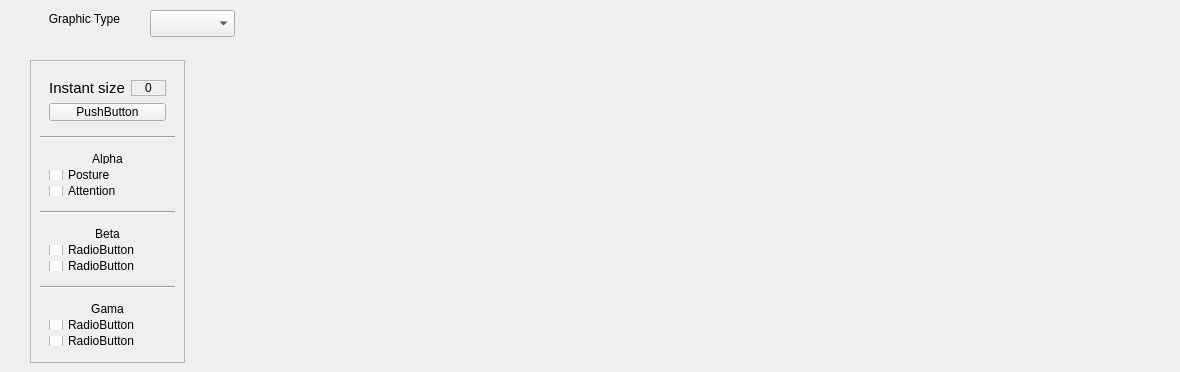
          <widget class="QWidget" name="tab_3">
           <attribute name="title">
            <string>Graphics</string>
           </attribute>
           <widget class="QComboBox" name="comboBox_4">
            <property name="geometry">
             <rect>
              <x>150</x>
              <y>10</y>
              <width>85</width>
              <height>27</height>
             </rect>
            </property>
           </widget>
           <widget class="QLabel" name="group_display">
            <property name="geometry">
             <rect>
              <x>430</x>
              <y>9</y>
              <width>741</width>
              <height>351</height>
             </rect>
            </property>
            <property name="pixmap">
             <pixmap resource="imgs.qrc">:/imgs/no-image-icon-11.PNG</pixmap>
            </property>
            <property name="scaledContents">
             <bool>true</bool>
            </property>
           </widget>
           <widget class="QLabel" name="label_161">
            <property name="geometry">
             <rect>
              <x>30</x>
              <y>10</y>
              <width>90</width>
              <height>17</height>
             </rect>
            </property>
            <property name="text">
             <string>Graphic Type</string>
            </property>
            <property name="alignment">
             <set>Qt::AlignRight|Qt::AlignTrailing|Qt::AlignVCenter</set>
            </property>
           </widget>
           <widget class="QFrame" name="frame_83">
            <property name="geometry">
             <rect>
              <x>30</x>
              <y>60</y>
              <width>155</width>
              <height>303</height>
             </rect>
            </property>
            <property name="frameShape">
             <enum>QFrame::StyledPanel</enum>
            </property>
            <property name="frameShadow">
             <enum>QFrame::Raised</enum>
            </property>
            <layout class="QVBoxLayout" name="verticalLayout_34">
             <item>
              <widget class="QWidget" name="widget_25" native="true">
               <layout class="QGridLayout" name="gridLayout_67">
                <item row="0" column="0">
                 <widget class="QLabel" name="label_246">
                  <property name="font">
                   <font>
                    <pointsize>11</pointsize>
                   </font>
                  </property>
                  <property name="text">
                   <string>Instant size</string>
                  </property>
                  <property name="alignment">
                   <set>Qt::AlignCenter</set>
                  </property>
                 </widget>
                </item>
                <item row="0" column="1">
                 <widget class="QLabel" name="label_247">
                  <property name="maximumSize">
                   <size>
                    <width>51</width>
                    <height>16</height>
                   </size>
                  </property>
                  <property name="frameShape">
                   <enum>QFrame::StyledPanel</enum>
                  </property>
                  <property name="text">
                   <string>0</string>
                  </property>
                  <property name="alignment">
                   <set>Qt::AlignCenter</set>
                  </property>
                 </widget>
                </item>
                <item row="2" column="0" colspan="2">
                 <widget class="QPushButton" name="pushButton_7">
                  <property name="text">
                   <string>PushButton</string>
                  </property>
                 </widget>
                </item>
               </layout>
              </widget>
             </item>
             <item>
              <widget class="Line" name="line_21">
               <property name="orientation">
                <enum>Qt::Horizontal</enum>
               </property>
              </widget>
             </item>
             <item>
              <widget class="QWidget" name="widget_12" native="true">
               <property name="maximumSize">
                <size>
                 <width>151</width>
                 <height>93</height>
                </size>
               </property>
               <layout class="QVBoxLayout" name="verticalLayout_35">
                <item>
                 <widget class="QLabel" name="label_248">
                  <property name="layoutDirection">
                   <enum>Qt::LeftToRight</enum>
                  </property>
                  <property name="text">
                   <string>Alpha</string>
                  </property>
                  <property name="alignment">
                   <set>Qt::AlignCenter</set>
                  </property>
                 </widget>
                </item>
                <item>
                 <widget class="QCheckBox" name="checkBox_10">
                  <property name="layoutDirection">
                   <enum>Qt::LeftToRight</enum>
                  </property>
                  <property name="text">
                   <string>Posture</string>
                  </property>
                 </widget>
                </item>
                <item>
                 <widget class="QCheckBox" name="checkBox_11">
                  <property name="layoutDirection">
                   <enum>Qt::LeftToRight</enum>
                  </property>
                  <property name="autoFillBackground">
                   <bool>true</bool>
                  </property>
                  <property name="text">
                   <string>Attention</string>
                  </property>
                 </widget>
                </item>
               </layout>
              </widget>
             </item>
             <item>
              <widget class="Line" name="line_22">
               <property name="orientation">
                <enum>Qt::Horizontal</enum>
               </property>
              </widget>
             </item>
             <item>
              <widget class="QWidget" name="widget_13" native="true">
               <property name="maximumSize">
                <size>
                 <width>151</width>
                 <height>93</height>
                </size>
               </property>
               <layout class="QVBoxLayout" name="verticalLayout_36">
                <item>
                 <widget class="QLabel" name="label_249">
                  <property name="text">
                   <string>Beta</string>
                  </property>
                  <property name="alignment">
                   <set>Qt::AlignCenter</set>
                  </property>
                 </widget>
                </item>
                <item>
                 <widget class="QCheckBox" name="checkBox_4">
                  <property name="layoutDirection">
                   <enum>Qt::LeftToRight</enum>
                  </property>
                  <property name="text">
                   <string>RadioButton</string>
                  </property>
                 </widget>
                </item>
                <item>
                 <widget class="QCheckBox" name="checkBox_5">
                  <property name="layoutDirection">
                   <enum>Qt::LeftToRight</enum>
                  </property>
                  <property name="autoFillBackground">
                   <bool>true</bool>
                  </property>
                  <property name="text">
                   <string>RadioButton</string>
                  </property>
                 </widget>
                </item>
               </layout>
              </widget>
             </item>
             <item>
              <widget class="Line" name="line_23">
               <property name="orientation">
                <enum>Qt::Horizontal</enum>
               </property>
              </widget>
             </item>
             <item>
              <widget class="QWidget" name="widget_14" native="true">
               <property name="maximumSize">
                <size>
                 <width>151</width>
                 <height>93</height>
                </size>
               </property>
               <layout class="QVBoxLayout" name="verticalLayout_37">
                <item>
                 <widget class="QLabel" name="label_250">
                  <property name="text">
                   <string>Gama</string>
                  </property>
                  <property name="alignment">
                   <set>Qt::AlignCenter</set>
                  </property>
                 </widget>
                </item>
                <item>
                 <widget class="QCheckBox" name="checkBox_12">
                  <property name="layoutDirection">
                   <enum>Qt::LeftToRight</enum>
                  </property>
                  <property name="text">
                   <string>RadioButton</string>
                  </property>
                 </widget>
                </item>
                <item>
                 <widget class="QCheckBox" name="checkBox_13">
                  <property name="layoutDirection">
                   <enum>Qt::LeftToRight</enum>
                  </property>
                  <property name="autoFillBackground">
                   <bool>true</bool>
                  </property>
                  <property name="text">
                   <string>RadioButton</string>
                  </property>
                 </widget>
                </item>
               </layout>
              </widget>
             </item>
            </layout>
           </widget>
          </widget>
